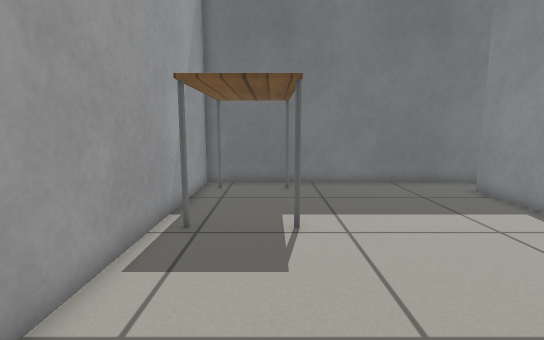
[1] (above)

17 first-person views from a walk through a world built for the Gazebo simulator. The camera is 0.68 m above the floor, tilts 8° down and sees 85° across. The floor is counted in squares, 0.25 m on a side. Each view is taken from the middle of a square. On the plan, view 1 faces up. The plan holds only what a view shows up to about 20 squares ahead; the rest is blank. Simple patterns stand in for the simulator's built-in surfaces.

[2]
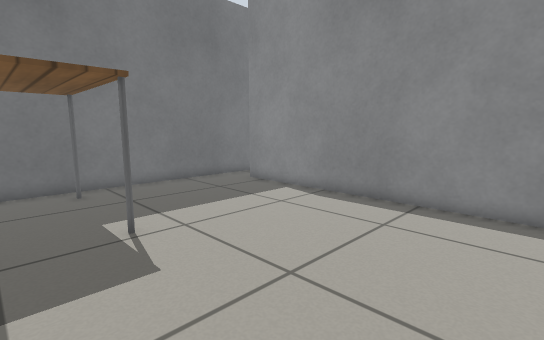

[3]
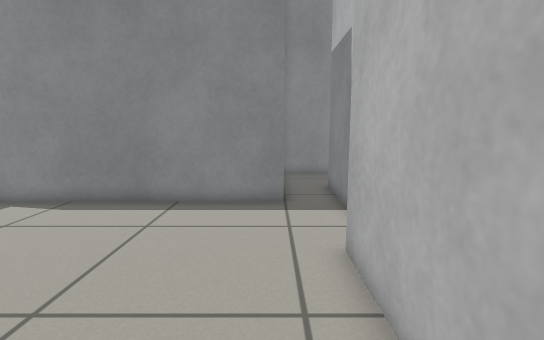

[4]
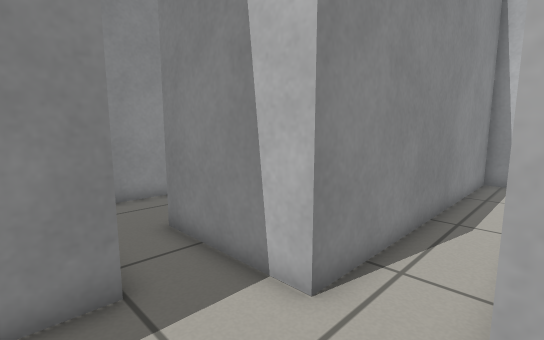

[5]
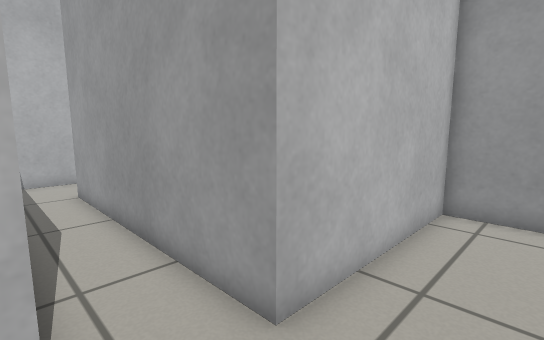

[6]
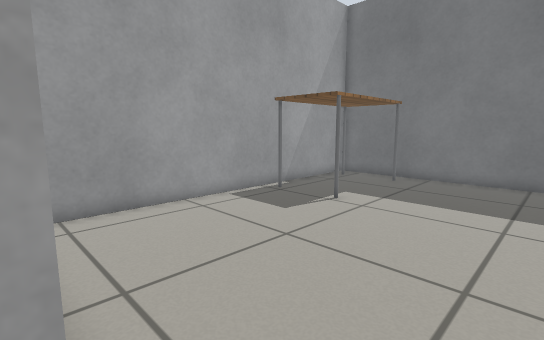

[7]
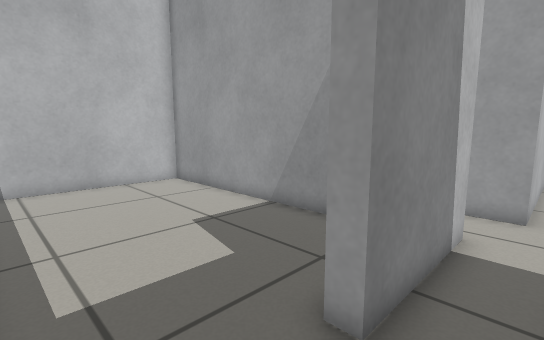

[8]
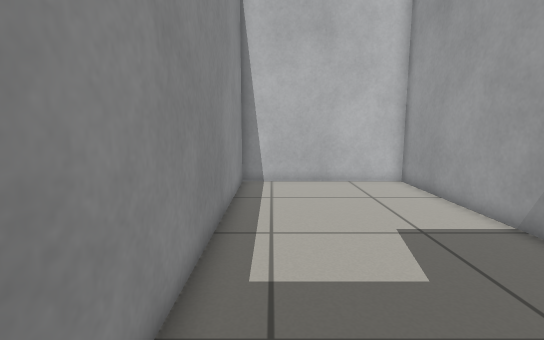

[9]
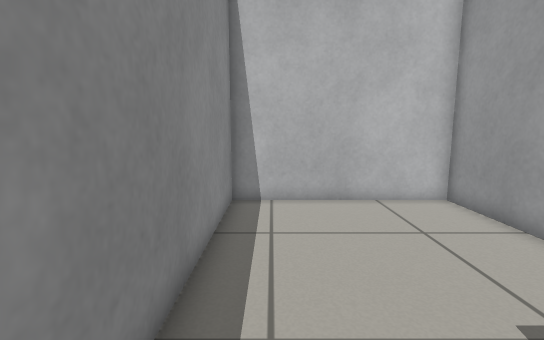

[10]
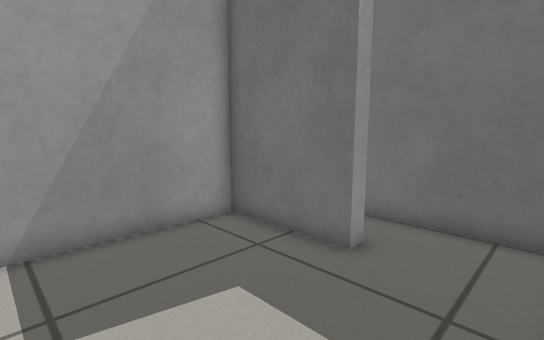

[11]
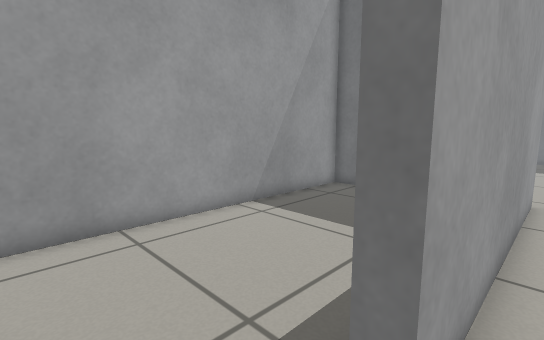

[12]
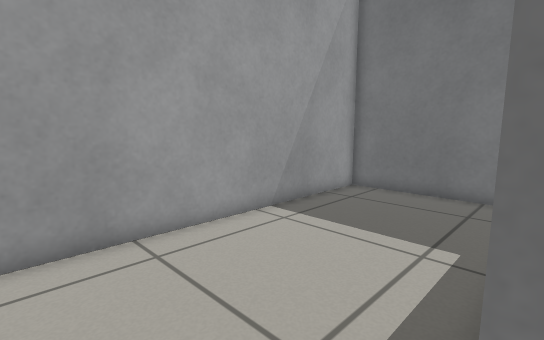

[13]
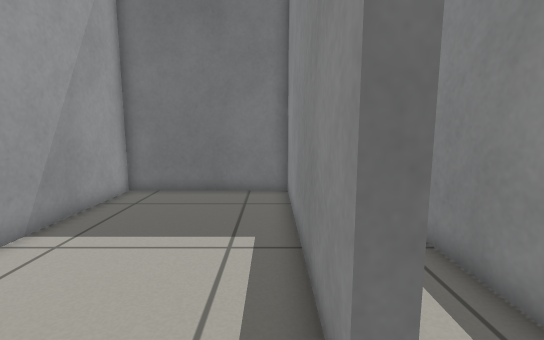

[14]
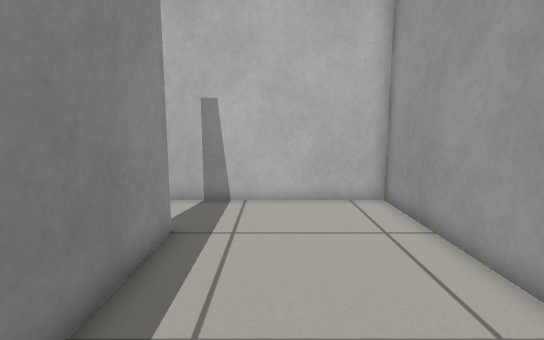

[15]
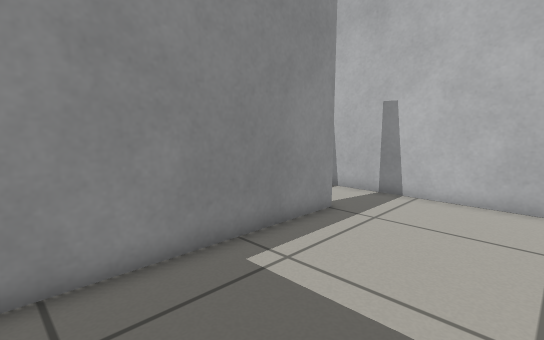

[16]
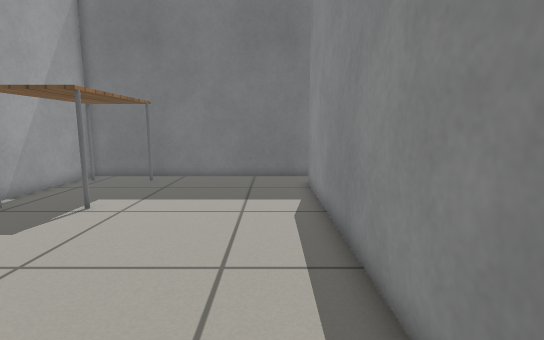

[17]
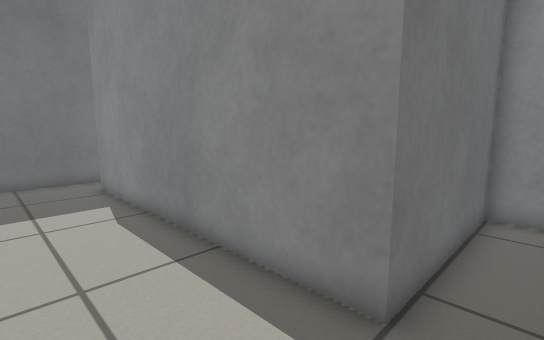

### Floor plan
Key: @ floor where view 1 was taken; # wall or solid block; . floor; T table.
Columns run from 3 left of view 1 to 16 right of it. Each row starts with its distance up from view 1.
 15 ###############
 14 #.............
 13 #TTTT........
 12 #TTTT.......#
 11 #TTTT.......#
 10 #TTTT.......#
  9 #TTTT.......#
  8 #TTTT.......#
  7 #...........#
  6 #...........#
  5 #...........#
  4 #...........#
  3 #...........#
  2 #...........#
  1 #...........#
  0 #..@........########
 -1 #..................#
 -2 ########...........#
 -3 #......#..#####....#
 -4 #......#..#........#
 -5 #......#..#........#
 -6 #......#..#........#
 -7 #......#..#........#
 -8 #......#..#........#
 -9 #......#..#........#
-10 #......#..#........#
-11 #......#..#........#
-12 #......#..#........#
-13 #.........#........#
-14 #.........#........#
-15 #.........#........#
-16 ####################

Where each view was taken, in squares from view 1:
view 1: 0 up, 0 right, facing up
view 2: 0 up, 2 left, facing up-right
view 3: 0 up, 2 left, facing right
view 4: 1 up, 4 right, facing down-right
view 5: 1 up, 7 right, facing down-left
view 6: 2 down, 7 right, facing up-left
view 7: 1 down, 15 right, facing down-left
view 8: 1 down, 14 right, facing down
view 9: 5 down, 14 right, facing down
view 10: 9 down, 15 right, facing up-left
view 11: 15 down, 5 right, facing up-left
view 12: 15 down, 4 right, facing up-left
view 13: 15 down, 3 right, facing up
view 14: 5 down, 1 right, facing down
view 15: 4 down, 2 left, facing down-right
view 16: 2 down, 7 right, facing up
view 17: 2 down, 5 right, facing up-right
